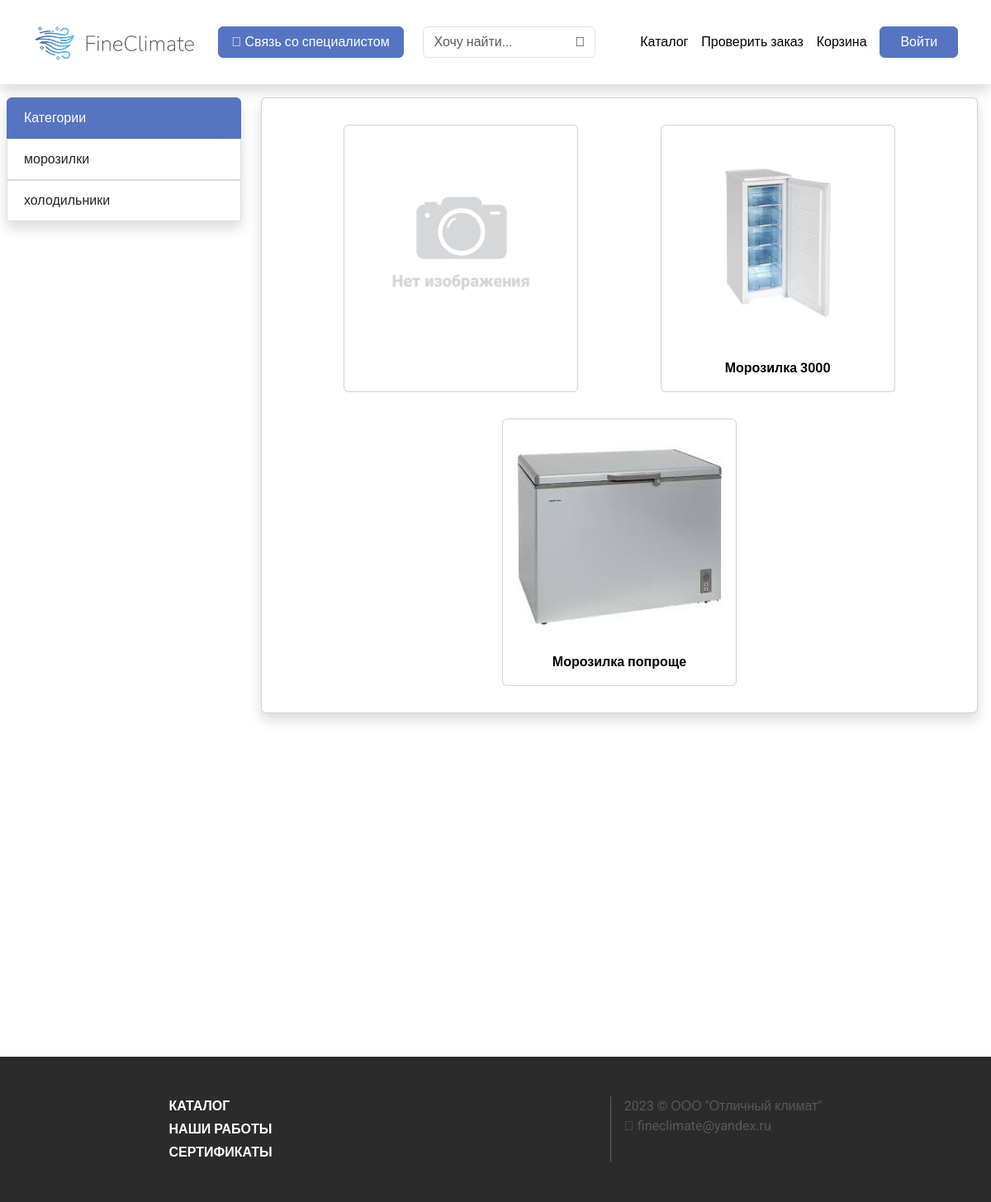
The page / on the database its author committed.
### router/models.py (models this page shows, shortened)
class Categories(models.Model):
    title = models.CharField(max_length=80)

class Cards(models.Model):
    title = models.CharField(max_length=100)
    description = models.CharField(max_length=6000, null=True)
    category = models.ForeignKey(Categories, on_delete=models.CASCADE, null=True)

class CardImages(models.Model):
    path = models.CharField(max_length=400)
    card = models.ForeignKey(Cards, on_delete=models.CASCADE, null=True)

### router/views.py (the view, shortened to what this page needs)
# urls.py: path("", views.index),
def index(req):
    cards = []
    if req.method == "GET":
        active_category = req.GET.get("active_category")
        q = req.GET.get("q") if req.GET.get("q") is not None else ""
    else:
        active_category = req.POST.get("active_category")
        q = req.POST.get("q") if req.POST.get("q") is not None else ""
        used_filters = [int(x) for x in req.POST if x.isnumeric()]
        used_filter_values = {x: req.POST.getlist(str(x)) for x in used_filters}
    cards = Cards.objects.all()
    if q:
        cards = cards.filter(title__contains=q)
    if active_category:
        cards = cards.filter(category_id=active_category)
    for card in cards:
        images = card.cardimages_set.values()
        if images:
            card.image = images[0]["path"]
        else:
            card.image = "default.png"
    filters = []
    return render(req, "client/main.html", {"cards": cards})

### router/templates/client/main.html
{% extends '../base.html' %}
{% block content %}
    {% load static %}
    <div class="d-flex flex-wrap mx-auto justify-content-evenly">
        {% for card in cards %}
            <div class="card m-3 hovered">
                <a href="/card/{{card.id}}" class="text-decoration-none">
                    <div class="card-body">
                        <img
                        {% if card.image == 'default.png' %}
                            src="{% static 'default.png' %}"
                        {% else %}
                            src="{% get_media_prefix %}{{card.image}}"
                        {% endif %} alt="" class="fit-image">
                    </div>
                    <p class="fw-semibold text-center text-black">{{card.title}}</p>
                </a>
            </div>
        {% endfor %}
    </div>
{% endblock content %}

### router/templates/base.html (shortened to what this page needs)
<html>
    <head>
        {% load static %}
        <link href="https://cdn.jsdelivr.net/npm/bootstrap@5.3.1/dist/css/bootstrap.min.css" rel="stylesheet">
        <link rel="stylesheet" href="{% static 'bs.css' %}">
        <link rel="stylesheet" href="{% static 'styles.css' %}">
    </head>
    <body>
        <header class="shadow d-flex align-items-center justify-content-evenly p-4">
            <a href="/" class="fit-width flex-grow-0" style="width: 200px">
                <img src="{% static 'logo.png' %}" alt="" class="logo">
            </a>
            <button class="btn btn-primary px-3 mx-2">
                <i class="fa-solid fa-phone "></i>
                Связь со специалистом
            </button>
            <form action="/" class="d-flex align-items-center justify-content-center m-0">
                <input type="text" name="q" class="search form-control m-0" value="{{q}}" placeholder="Хочу найти...">
                <button class="search btn"><i class="fa-solid fa-search"></i></button>
            </form>
            <a href="/" class="text-decoration-none text-black">Каталог</a>
            <a href="/check_order" class="text-decoration-none text-black">Проверить заказ</a>
            <a href="/cart" class="text-decoration-none text-black">Корзина</a>
            {% if is_logged %}
                <a href="/profile" class="text-decoration-none text-black">Профиль</a>
                {% if is_admin %}
                    <div class="dropdown">
                        <button class="btn btn-primary dropdown-toggle px-4 py-3" type="button" data-bs-toggle="dropdown" aria-expanded="false">
                        Админка
                        </button>
                        <ul class="dropdown-menu">
                        <li><a class="dropdown-item" href="/cards">Карточки товаров</a></li>
                        <li><a class="dropdown-item" href="/categories">Категории</a></li>
                        <li><a class="dropdown-item" href="/filters">Фильтры</a></li>
                        <li><a class="dropdown-item" href="/orders">Заказы</a></li>
                        <li><a class="dropdown-item" href="/certificates">Сертификаты</a></li>
                        <li><a class="dropdown-item" href="/works">Работы</a></li>
                        </ul>
                    </div>
                {% endif %}
            {% else %}
                    <a href="/login" class="btn btn-primary px-4">Войти</a>
            {% endif %}
        </header>
        <div>
          <div class="d-flex">
            <ul class="d-none d-xl-block col-3 list-group my-3 px-2">
                <li class="list-group-item first-list shadow">Категории</li>
                {% for category in all_categories %}
                    <a href="/?active_category={{category.id}}&q={{q}}" class="text-decoration-none">
                        <li class="list-group-item shadow {% if active_category == category.id %} active {% endif %}">
                            {{category.title}}
                        </li>
                    </a>
                {% endfor %}
            </ul>
            <div class="col-12 col-xl-9">
              <div class="d-flex flex-column card shadow m-3">
                <div class="card-body">
                    {% block content %}it's base!{% endblock content %}
                </div>
              </div>
            </div>
          </div>
        </div>
        <footer class="d-flex justify-content-evenly py-5">
            <div class="d-flex flex-column fw-bold gap-1">
                <a href="/" class="text-decoration-none text-white">КАТАЛОГ</a>
                <a href="/works" class="text-decoration-none text-white">НАШИ РАБОТЫ</a>
                <a href="/certs" class="text-decoration-none text-white">СЕРТИФИКАТЫ</a>
            </div>
            <div class="d-flex">
                <div class="d-flex flex-column">
                    <div class="d-flex flex-column" style="color: #585858">
                        2023 © ООО "Отличный климат"
                        <span><i class="fa fa-envelope me-1" style="color: #585858" aria-hidden="true"></i>fineclimate@yandex.ru</span>
                    </div>
                </div>
            </div>
        </footer>
    </body>
</html>

### router/static/bs.css (style rules this page uses)
.btn-primary { color: #fff; background-color: #5574C2; border-color: #5574C2; }
a { color: #5574C2; text-decoration: none; background-color: transparent; }
.list-group-item { position: relative; display: block; padding: 0.75rem 1.25rem; background-color: #fff; border: 1px solid rgba(0, 0, 0, 0.125); }
.list-group-item:first-child { border-top-left-radius: inherit; border-top-right-radius: inherit; }
.list-group-item:last-child { border-bottom-right-radius: inherit; border-bottom-left-radius: inherit; }

### router/static/styles.css (style rules this page uses)
* { font-family: 'Roboto', sans-serif !important; }
:root { --primary: #5574C2; }
body { min-width: 1000px; width: auto !important; width: 1000px; }
.fit-image { object-fit: contain; width: 250px; height: 250px; }
.logo { object-fit: contain; max-width: 400px; width: 20%; min-width: 200px; }
.fit-width { width: fit-content; }
.first-list { background-color: #5574C2; color: white; border: solid 1px #5574C2; }
button.search { position: relative; left: -38px; }
input.search { transition: all .5s; }
footer { background-color: #2B2B2B; color: white; position: relative; top: 50vh; }

### router/templates/base.html (style rules this page uses)
.fit-image { object-fit: contain; width: 250px; height: 250px; }
.logo { object-fit: contain; max-width: 400px; width: 20%; min-width: 200px; }
.hovered { transition: .5s; }

### rows shown on the page
Categories: title "морозилки"
Categories: title "холодильники"
Cards: path (picture), title "Морозилка 3000"
Cards: path (picture), title "Морозилка попроще"
